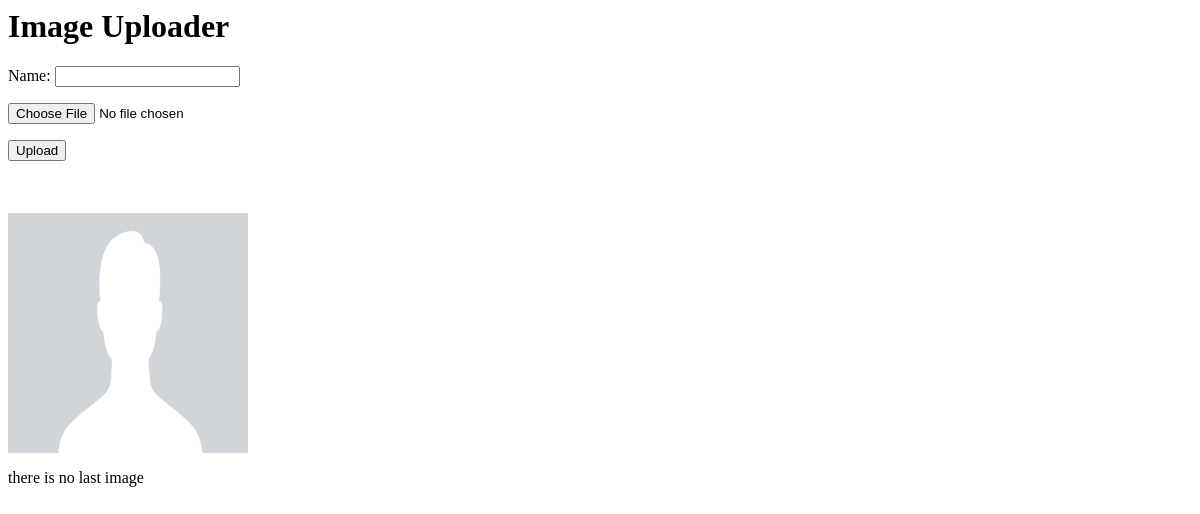
Page /showimage/17 on the earlier database version.
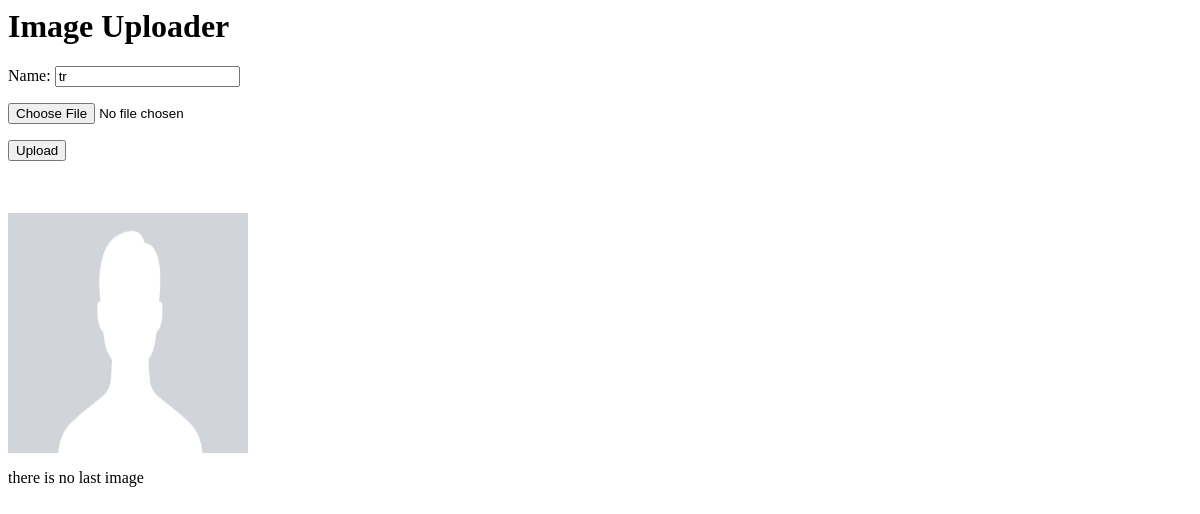
Same page on the later database version.
### registered_user/models.py (models this page shows, shortened)
class Image(models.Model):
    name= models.CharField(max_length=500)
    imagefile= models.FileField(upload_to='images/', null=True, blank=True,verbose_name="",default ='default_pic.png')
    user = models.ForeignKey(MyUser,null=True,on_delete=models.CASCADE)

### registered_user/views.py (the view, shortened to what this page needs)
# urls.py: path('showimage/<int:pk>',views.showimage,name='showimage'),
def showimage(request,pk):
    try:
        imagefile= Image.objects.get(user_id= pk)
    except Image.DoesNotExist:
        imagefile = None
    if imagefile is not None:
        form = ImageForm(instance = imagefile)
    else:
        form = ImageForm()
    context= {'imagefile': imagefile,
              'form': form
              }
    return render(request, 'registered_user/images_try.html', context)

### registered_user/forms.py
class ImageForm(ModelForm):
    class Meta:
        model= Image
        exclude = ('user',)
        fields= ["name", "imagefile"]

### template/registered_user/images_try.html (shortened to what this page needs)
<html>
<head>
</head>
<body>
<h1>Image Uploader</h1>
<form enctype="multipart/form-data" method="POST" action="">
{{ form.as_p }}
<input type="submit" value="Upload"/>
</form>
<br><br>
{% if imagefile.imagefile %}
<img src='{{ MEDIA_URL }}{{ imagefile.imagefile }}' width="240" height="240" alt="profile pic">
<br><br>
{% else %}
<img class="Profile_pic" src="/media/images/default_pic.png" width="240" height="240"></img>
<p>there is no last image</p>
{% endif %}
</body>
</html>

Differences in the rows shown:
added Image: name "tr"
